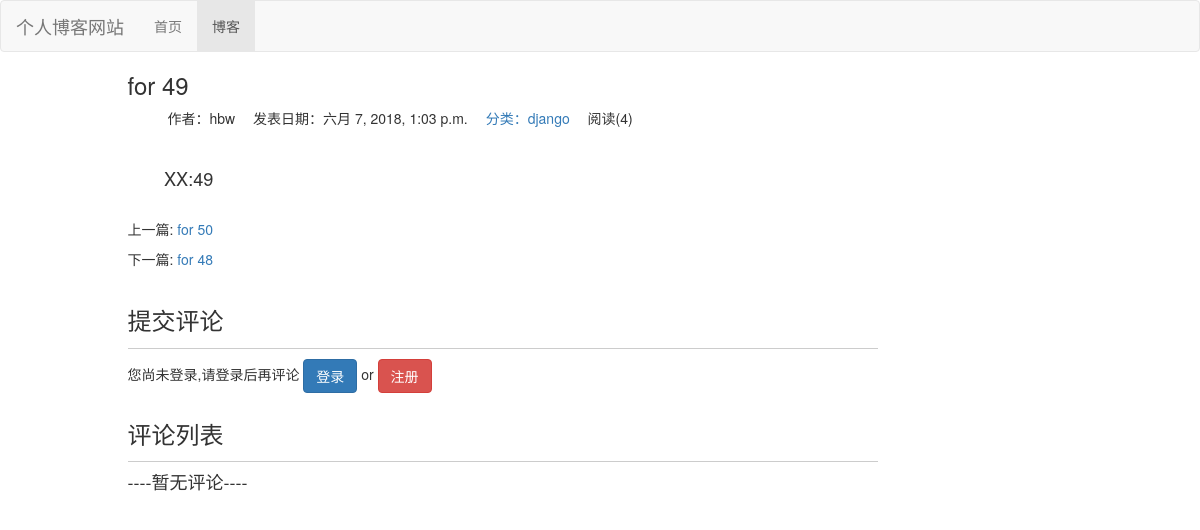
/blog/56, run on an earlier commit of the app's database.
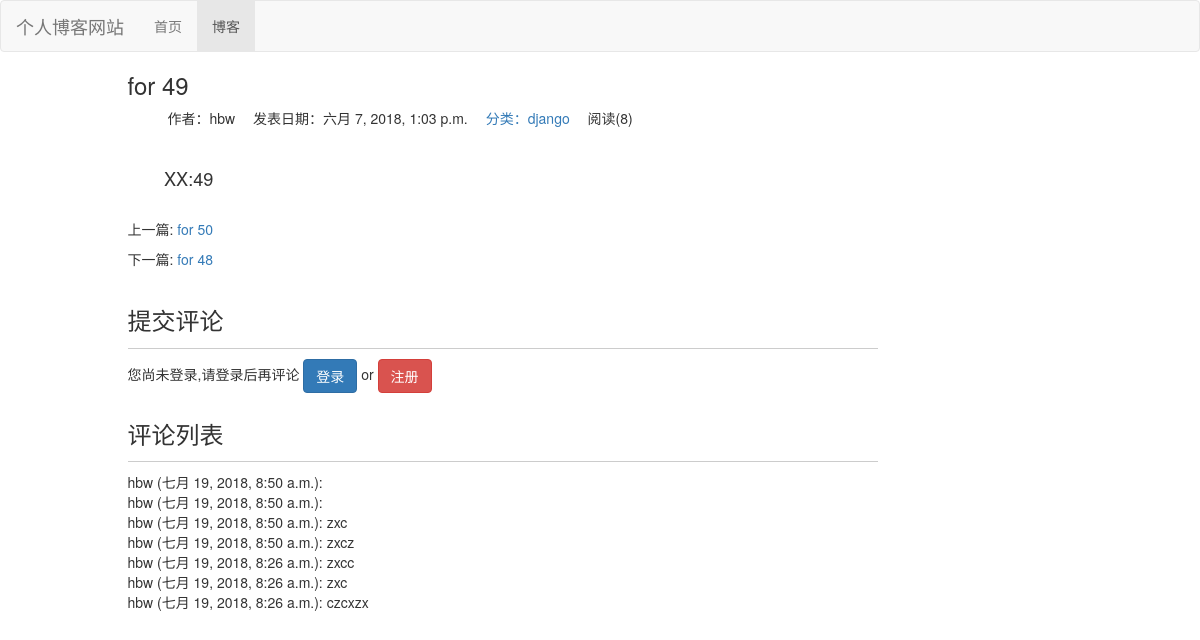
And on a later commit of the database.
### blog/models.py (models this page shows, shortened)
class blog(models.Model,Readnum_extand):  #设置博文的一些属性
    title=models.CharField(max_length=30)
    blog_type=models.ForeignKey(blogtype,on_delete=models.DO_NOTHING)
    content=RichTextUploadingField()
    author=models.ForeignKey(User,on_delete=models.DO_NOTHING)
    Create_time=models.DateTimeField(auto_now_add=True)
    last_update_time=models.DateTimeField(auto_now=True)
    class Meta:
        ordering=['-Create_time']   #按照创建的时间排序

class blogtype(models.Model):  #设置博客类型
    type_name=models.CharField(max_length=30)
    def __str__(self):
    	return self.type_name  #改变显示方式

### read_count/models.py (models this page shows)
class Readnum(models.Model):
    read_num=models.IntegerField(default=0)  #阅读计数
    content_type = models.ForeignKey(ContentType, on_delete=models.DO_NOTHING)
    object_id = models.PositiveIntegerField()
    content_object = GenericForeignKey('content_type', 'object_id')

### comment/models.py (models this page shows)
class Comment(models.Model):
	content_type = models.ForeignKey(ContentType, on_delete=models.DO_NOTHING)
	object_id = models.PositiveIntegerField()
	content_object = GenericForeignKey('content_type', 'object_id')
	text=models.TextField()  #评论的内容,不限长度
	comment_time=models.DateTimeField(auto_now_add=True)  #自动添加评论的时间
	user=models.ForeignKey(User,on_delete=models.DO_NOTHING)  #删除评论的时候,不影响用户的数据
	class Meta:
		ordering=['-comment_time']   #按照创建的时间排序

### blog/views.py (the view)
# urls.py: path('<int:blog_id>',views.blog_detail,name='blog_detail'),
def blog_detail(request,blog_id):  #显示博客的具体信息
    the_blog=get_object_or_404(blog,pk=blog_id)  #获得一个blog的所有属性  得不到就返回404
    if not request.COOKIES.get('blog_%s_readed' % blog_id): #当cookie不存在的时候才会进行总阅读数
        cn=ContentType.objects.get_for_model(blog)
        readnum,created=Readnum.objects.get_or_create(content_type=cn,object_id=blog_id)
        readnum.read_num+=1
        readnum.save()
        date=timezone.now().date()  #获取一天的日期
        readnum_detail,created=Readnum.objects.get_or_create(content_type=cn,object_id=blog_id)
        readnum_detail.read_num+=1
        readnum_detail.save()
    blog_content_type=ContentType.objects.get_for_model(the_blog)
    comments=Comment.objects.filter(content_type=blog_content_type,object_id=blog_id)
    context={}
    context['blog']=the_blog
    context['previous_blog']=blog.objects.filter(Create_time__gt=the_blog.Create_time).last()
    context['next_blog']=blog.objects.filter(Create_time__lt=the_blog.Create_time).first()
    context['comments']=comments
    data={}
    data['content_type']=blog_content_type.model  #获模型名
    data['object_id']=blog_id  #获取id名
    context['commentform']=CommentForm(initial=data)  #实例化comment的文本框  #初始化,给隐藏的content_type与object_id一个默认值
    response=render(request,'blog_detail.html',context)
    response.set_cookie('blog_%s_readed' % blog_id,'true')
    return response

### read_count/models.py (called while the page is built)
    def read_num(self):
        try:
	        cn=ContentType.objects.get_for_model(self)
	        nu=self.pk
	        readnum=Readnum.objects.get(content_type=cn,object_id=nu)
	        return readnum.read_num
        except Exception as e:
            return 0

### blog/templates/blog_detail.html (shortened to what this page needs)
{% extends 'base.html' %}
{% block nav_blog_active %}active{% endblock %}
{% load staticfiles %}
{% block home_style %}
	<link rel="stylesheet" type="text/css" href="{% static "blog/blog.css" %}">
{% endblock %}
{% block content %}
	<div class="container">
		<div class="row">
			<div class="col-sm-8 col-sm-offset-1">
				<h3>{{ blog.title }}</h3>
				<ul class="blog-feature">
					<li>作者：{{ blog.author }}</li>
					<li>发表日期：{{ blog.Create_time }}</li>
					<a href="{% url 'blogs_all_of_the_type' blog.blog_type.pk %}">
						分类：<li>{{ blog.blog_type }}</li>
					</a>
					<li>阅读({{ blog.read_num }})</li>
				</ul>
				<div class="blog-content">
					{{ blog.content|safe }}
				</div>
				<div class="blog_next_and_previous">
					<p>
						{% if previous_blog %}
							上一篇:<a href="{% url 'blog_detail' previous_blog.pk %}">
								{{ previous_blog.title }}
							</a>
						{% else %}
							上一篇:没有了
						{% endif %}
					</p>
					<p>
						{% if next_blog %}
							下一篇:<a href="{% url 'blog_detail' next_blog.pk %}">
								{{ next_blog.title }}
							</a>
						{% else %}
							下一篇:没有了
						{% endif %}
					</p>
				</div>
			</div>
		</div>
		<div class="row">
			<div class="col-sm-8 col-sm-offset-1">
				<div class="comment-area">
					<h3 class="comment-area-title">提交评论</h3>
					{% if user.is_authenticated %}
						{{ user }},欢迎评论
						<form action="{% url "submit_comment" %}" method="POST">
							{% csrf_token %}
							{{ commentform }}
							<input type="submit" value="评论">
						</form>
					{% else %}
						您尚未登录,请登录后再评论
						<a class="btn btn-primary" href="{% url "userlogin" %}?from={{ request.get_full_path }}">登录</a>
						<span>or</span>
						<a class="btn btn-danger" href="{% url "register_user" %}?from={{ request.get_full_path }}">注册</a>
					{% endif %}
				</div>
			</div>
			<div class="col-sm-8 col-sm-offset-1">
				<div class="comment-area">
					<h3 class="comment-area-title">评论列表</h3>
					{% for comment in comments %}
					<div>
						{{ comment.user }}
						({{ comment.comment_time }}):
						{{ comment.text|safe }}
					</div>
					{% empty %}
						<h4>----暂无评论----</h4>
					{% endfor %}
				</div>
			</div>
		</div>
	</div>
{% endblock %}

What changed in the data, as far as the page shows it:
changed through a linked row, blog "for 49": read_num "4" → "8"
added Comment: user "hbw", comment_time "七月 19, 2018, 8:50 a.m."
added Comment: user "hbw", comment_time "七月 19, 2018, 8:50 a.m."
added Comment: user "hbw", comment_time "七月 19, 2018, 8:50 a.m.", text "zxc"
added Comment: user "hbw", comment_time "七月 19, 2018, 8:50 a.m.", text "zxcz"
added Comment: user "hbw", comment_time "七月 19, 2018, 8:26 a.m.", text "zxcc"
added Comment: user "hbw", comment_time "七月 19, 2018, 8:26 a.m.", text "zxc"
added Comment: user "hbw", comment_time "七月 19, 2018, 8:26 a.m.", text "czcxzx"
Also different on the page:
text no longer shown: "----暂无评论----"
